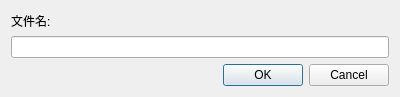
<?xml version="1.0" encoding="UTF-8"?>
<ui version="4.0">
 <class>NewFile</class>
 <widget class="QDialog" name="NewFile">
  <property name="geometry">
   <rect>
    <x>0</x>
    <y>0</y>
    <width>400</width>
    <height>97</height>
   </rect>
  </property>
  <property name="windowTitle">
   <string>Dialog</string>
  </property>
  <layout class="QGridLayout" name="gridLayout">
   <item row="1" column="0">
    <widget class="QLineEdit" name="lineEdit"/>
   </item>
   <item row="2" column="0">
    <widget class="QDialogButtonBox" name="buttonBox">
     <property name="orientation">
      <enum>Qt::Horizontal</enum>
     </property>
     <property name="standardButtons">
      <set>QDialogButtonBox::Cancel|QDialogButtonBox::Ok</set>
     </property>
    </widget>
   </item>
   <item row="0" column="0">
    <widget class="QLabel" name="label">
     <property name="text">
      <string>文件名:</string>
     </property>
    </widget>
   </item>
  </layout>
 </widget>
 <resources/>
 <connections>
  <connection>
   <sender>buttonBox</sender>
   <signal>accepted()</signal>
   <receiver>NewFile</receiver>
   <slot>accept()</slot>
   <hints>
    <hint type="sourcelabel">
     <x>248</x>
     <y>254</y>
    </hint>
    <hint type="destinationlabel">
     <x>157</x>
     <y>274</y>
    </hint>
   </hints>
  </connection>
  <connection>
   <sender>buttonBox</sender>
   <signal>rejected()</signal>
   <receiver>NewFile</receiver>
   <slot>reject()</slot>
   <hints>
    <hint type="sourcelabel">
     <x>316</x>
     <y>260</y>
    </hint>
    <hint type="destinationlabel">
     <x>286</x>
     <y>274</y>
    </hint>
   </hints>
  </connection>
 </connections>
</ui>
